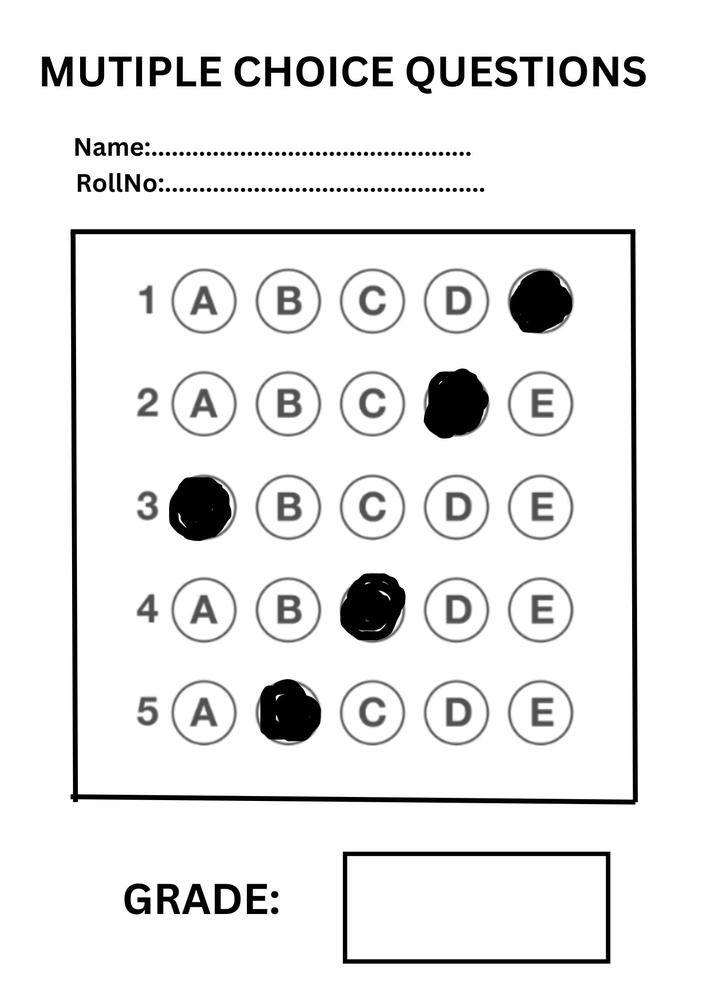
#> input picture OpenCV tuts/assets/3.jpg, 706 x 999 px, shrunk from 1587 x 2245 before the run, found by its file name
$ python omr_checker.py
#> lines starting #> are read from the running program, lines starting #| are printed output that depends on the picture; after the words box and inside, x2 and y2 are one past the last pixel; in counts of white or black regions, pixels touching at a corner belong together
import cv2
import numpy as np
from answer_key import ANSWER_KEY

def process_omr(image_path):
    # Load image
#> called with image_path = 'uploads/3.jpg'
    image = cv2.imread(image_path)
#> image is the input picture: shape (999, 706, 3); min 0, max 255, mean 234.6
    gray = cv2.cvtColor(image, cv2.COLOR_BGR2GRAY)

    # Threshold the image
    _, thresh = cv2.threshold(gray, 150, 255, cv2.THRESH_BINARY_INV)
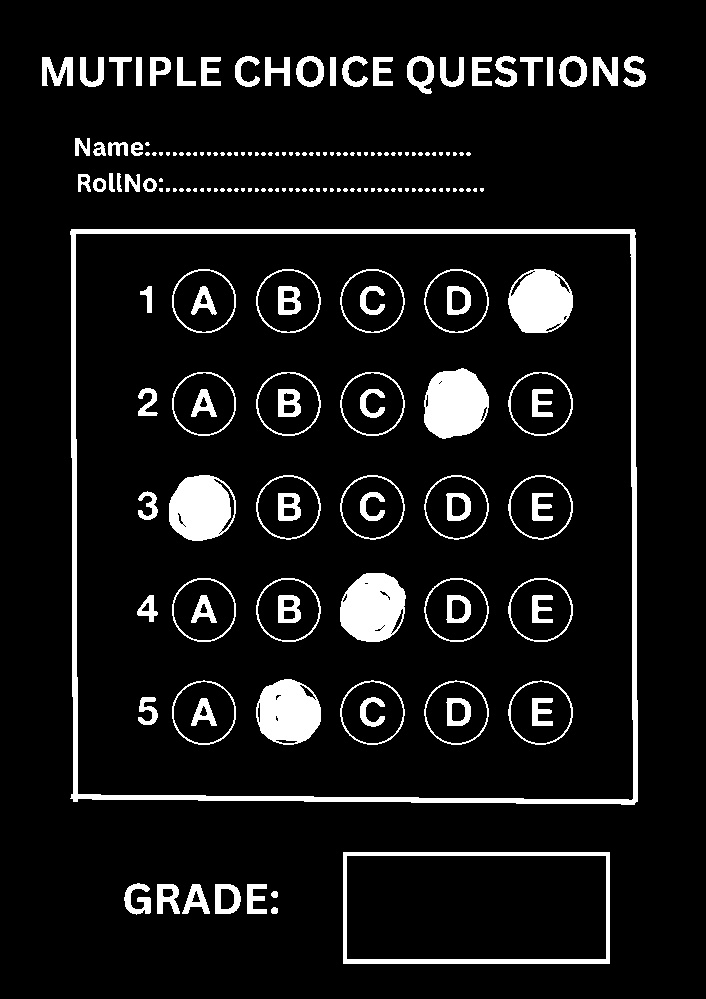
#> thresh: shape (999, 706); 8.6% white; 189 white regions (98 under 20 px)

    # Find contours of the bubbles
    contours, _ = cv2.findContours(thresh, cv2.RETR_EXTERNAL, cv2.CHAIN_APPROX_SIMPLE)
#> contours = 139 contours, 98 with area under 20; largest, box (x1, y1, x2, y2) and area: (70, 229, 638, 805) 322600, (343, 852, 610, 964) 29526, (407, 56, 434, 94) 706, (296, 56, 324, 87) 659, (559, 56, 587, 87) 658
    bubble_contours = [cnt for cnt in contours if cv2.contourArea(cnt) > 50]  # Filter small noise
#> bubble_contours = 38 contours; largest, box (x1, y1, x2, y2) and area: (70, 229, 638, 805) 322600, (343, 852, 610, 964) 29526, (407, 56, 434, 94) 706, (296, 56, 324, 87) 659, (559, 56, 587, 87) 658

    # Sort contours top-to-bottom, left-to-right
    bubble_contours = sorted(bubble_contours, key=lambda c: cv2.boundingRect(c)[1] * 1000 + cv2.boundingRect(c)[0])

    # Divide into rows
    rows = [bubble_contours[i:i+5] for i in range(0, len(bubble_contours), 5)]
#> rows = 8 items
    marked_answers = []

    # Check the darkest bubble in each row
    for row in rows:
        darkness = [cv2.countNonZero(cv2.bitwise_and(thresh, thresh, mask=cv2.drawContours(np.zeros_like(thresh), [cnt], -1, 255, -1))) for cnt in row]
        marked_index = np.argmax(darkness)
        marked_answers.append(marked_index)
#> this loop made 8 passes
#> (darkness, marked_index) on passes 1 to 8: ([352, 446, 356, 498, 378], 3), ([444, 379, 580, 391, 258], 2), ([174, 339, 239, 373, 413], 4), ([174, 372, 369, 372, 259], 1), ([174, 483, 177, 111, 178], 1), ([112, 79, 145, 179, 112], 3), ([111, 44898, 3227, 464, 439], 1), ([402, 461, 380], 1)
#> after the loop, marked_answers = [3, 2, 4, 1, 1, 3, 1, 1]

    # Compare with answer key
    score = sum([1 for i, ans in enumerate(ANSWER_KEY) if ans == marked_answers[i]])
#> score = 0
    total_questions = len(ANSWER_KEY)

    # Return results
    return {"score": score, "total": total_questions, "answers": marked_answers}

# Example test
if __name__ == "__main__":
    results = process_omr("uploads/3.jpg")  # Replace with your image path
#> results = {'score': 0, 'total': 5, 'answers': [3, 2, 4, 1, 1, 3, 1, 1]}
    print("Result:", results)
#| Result: {'score': 0, 'total': 5, 'answers': [3, 2, 4, 1, 1, 3, 1, 1]}

$ run again, with OpenCV tuts/assets/1.jpg copied over OpenCV tuts/assets/3.jpg
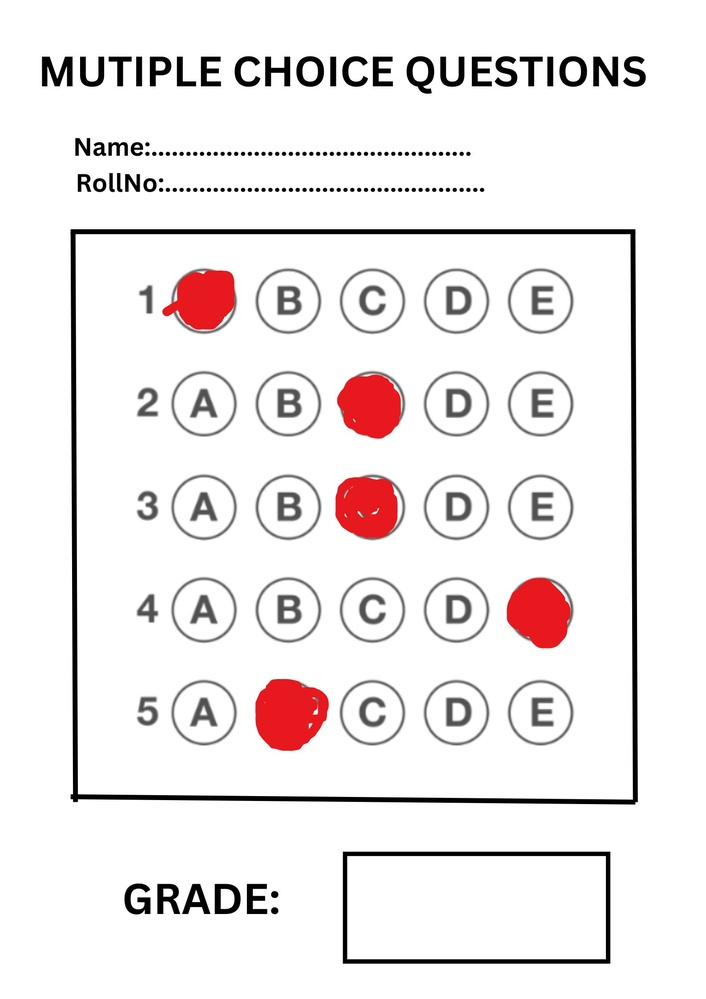
#> input picture OpenCV tuts/assets/1.jpg, 706 x 999 px, shrunk from 1587 x 2245 before the run, found by its file name
#> in process_omr, image is the input picture: shape (999, 706, 3); mean B, G, R 235, 234.9, 239.7
#> in process_omr, `gray = cv2.cvtColor(image, cv2.COLOR_BGR2GRAY)`:
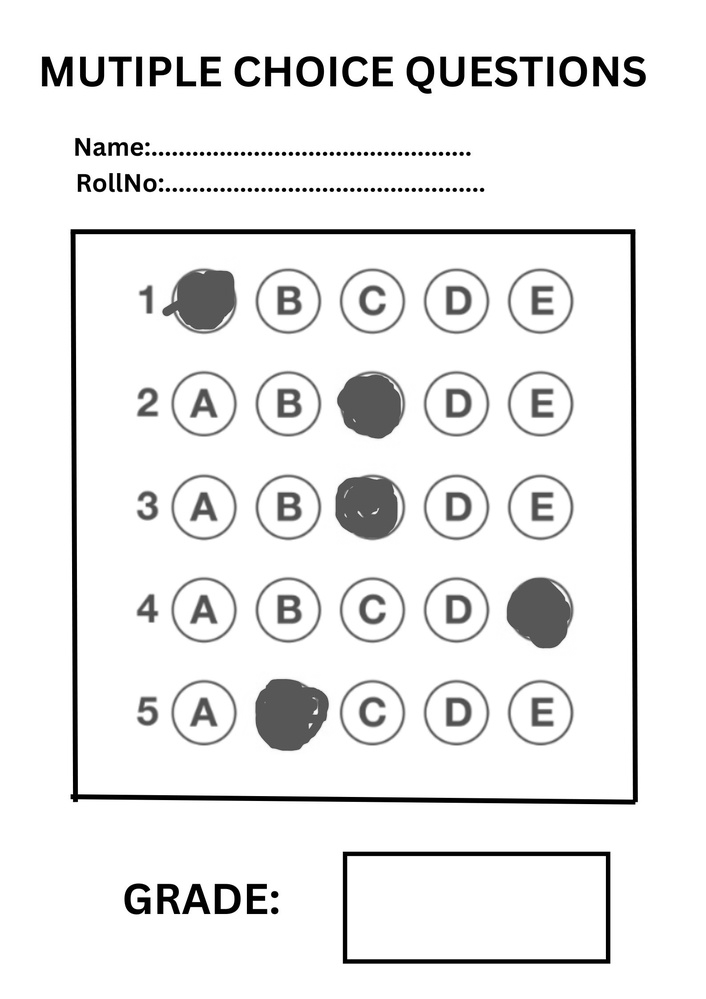
#> gray: shape (999, 706); min 0, max 255, mean 236.3
#> in process_omr, `_, thresh = cv2.threshold(gray, 150, 255, cv2.THRESH_BINARY_INV)`:
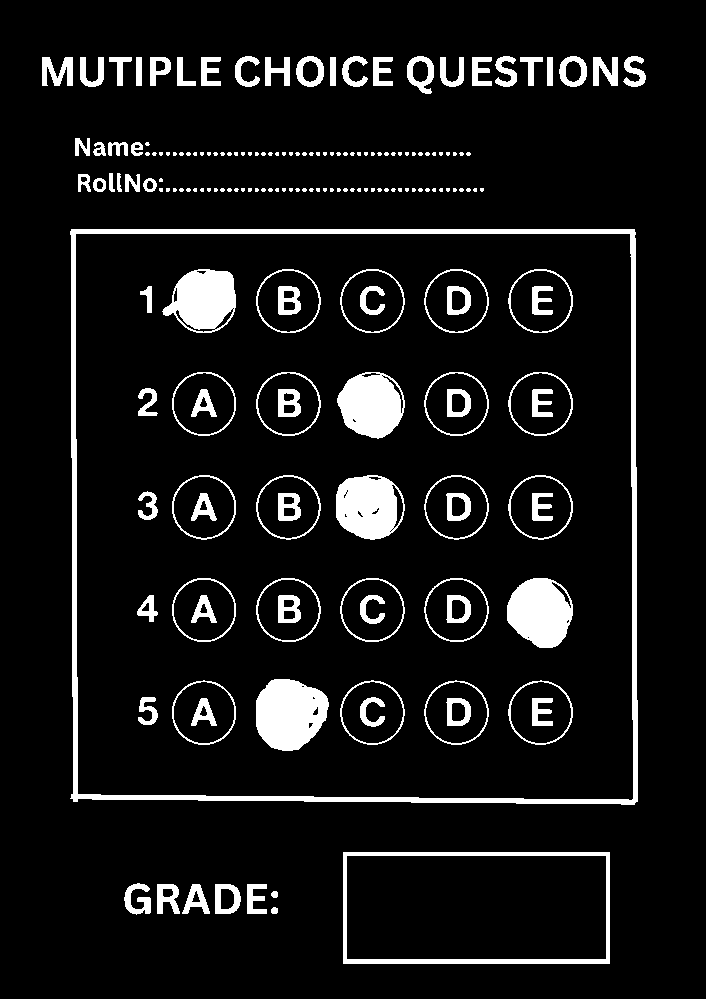
#> thresh: shape (999, 706); 8.7% white; 189 white regions (98 under 20 px)
#> contours = 139 contours, 98 with area under 20; largest, box (x1, y1, x2, y2) and area: (70, 229, 638, 805) 322600, (343, 852, 610, 964) 29526, (407, 56, 434, 94) 706, (296, 56, 324, 87) 659, (559, 56, 587, 87) 658
#> bubble_contours = 38 contours; largest, box (x1, y1, x2, y2) and area: (70, 229, 638, 805) 322600, (343, 852, 610, 964) 29526, (407, 56, 434, 94) 706, (296, 56, 324, 87) 659, (559, 56, 587, 87) 658
#> rows = 8 items
#> the loop in process_omr, `for row in rows:` made 8 passes
#> (darkness, marked_index) on passes 1 to 8: ([352, 446, 356, 498, 378], 3), ([444, 379, 580, 391, 258], 2), ([174, 339, 239, 373, 413], 4), ([174, 372, 369, 372, 259], 1), ([174, 483, 177, 111, 178], 1), ([112, 79, 145, 179, 112], 3), ([111, 45565, 3227, 464, 439], 1), ([402, 461, 380], 1)
#> after the loop in process_omr, `for row in rows:`: marked_answers = [3, 2, 4, 1, 1, 3, 1, 1]
#> score = 0
#> results = {'score': 0, 'total': 5, 'answers': [3, 2, 4, 1, 1, 3, 1, 1]}
#| Result: {'score': 0, 'total': 5, 'answers': [3, 2, 4, 1, 1, 3, 1, 1]}

$ run again, with OpenCV tuts/assets/2.jpg copied over OpenCV tuts/assets/3.jpg
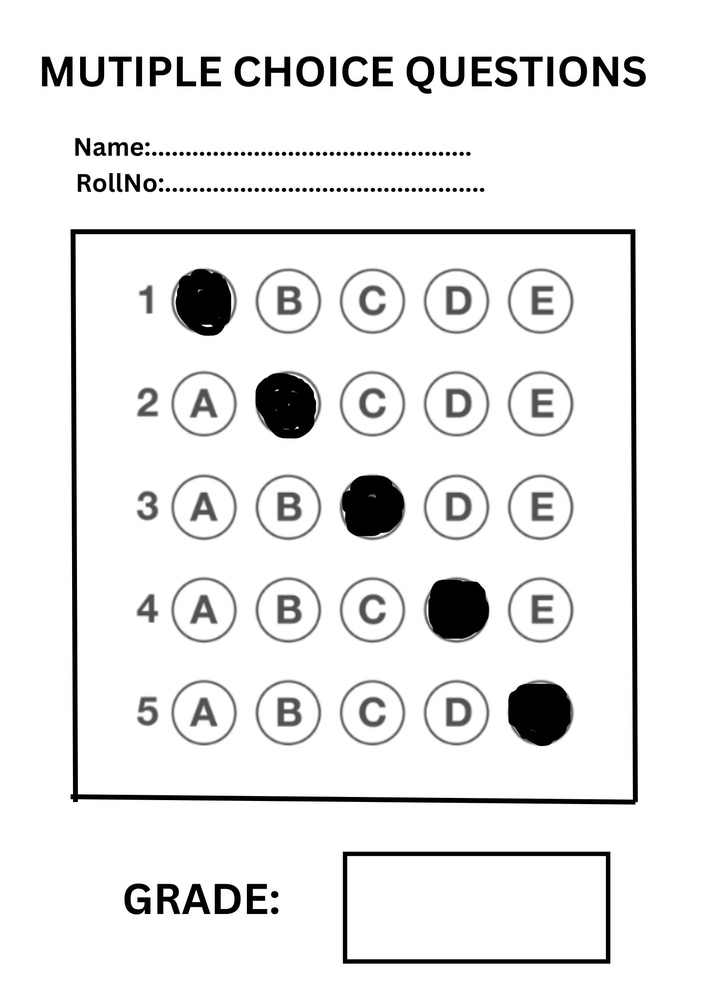
#> input picture OpenCV tuts/assets/2.jpg, 706 x 999 px, shrunk from 1587 x 2245 before the run, found by its file name
#> in process_omr, image is the input picture: shape (999, 706, 3); min 0, max 255, mean 234.8
#> in process_omr, `_, thresh = cv2.threshold(gray, 150, 255, cv2.THRESH_BINARY_INV)`:
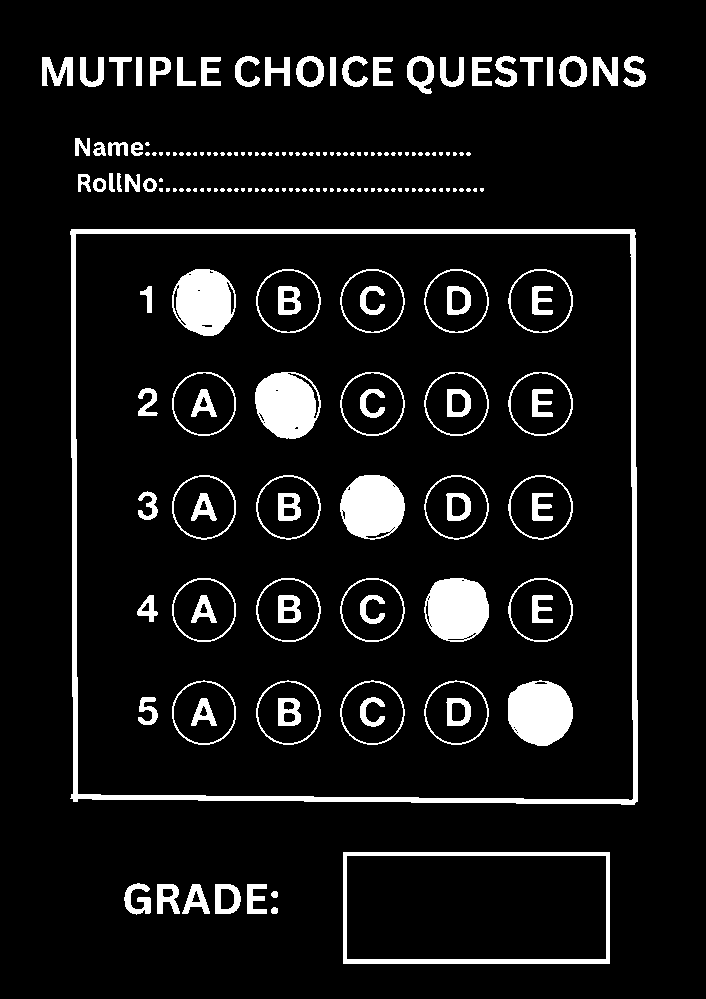
#> thresh: shape (999, 706); 8.6% white; 189 white regions (98 under 20 px)
#> contours = 139 contours, 98 with area under 20; largest, box (x1, y1, x2, y2) and area: (70, 229, 638, 805) 322600, (343, 852, 610, 964) 29526, (407, 56, 434, 94) 706, (296, 56, 324, 87) 659, (559, 56, 587, 87) 658
#> bubble_contours = 38 contours; largest, box (x1, y1, x2, y2) and area: (70, 229, 638, 805) 322600, (343, 852, 610, 964) 29526, (407, 56, 434, 94) 706, (296, 56, 324, 87) 659, (559, 56, 587, 87) 658
#> rows = 8 items
#> the loop in process_omr, `for row in rows:` made 8 passes
#> (darkness, marked_index) on passes 1 to 8: ([352, 446, 356, 498, 378], 3), ([444, 379, 580, 391, 258], 2), ([174, 339, 239, 373, 413], 4), ([174, 372, 369, 372, 259], 1), ([174, 483, 177, 111, 178], 1), ([112, 79, 145, 179, 112], 3), ([111, 44492, 3227, 464, 439], 1), ([402, 461, 380], 1)
#> after the loop in process_omr, `for row in rows:`: marked_answers = [3, 2, 4, 1, 1, 3, 1, 1]
#> score = 0
#> results = {'score': 0, 'total': 5, 'answers': [3, 2, 4, 1, 1, 3, 1, 1]}
#| Result: {'score': 0, 'total': 5, 'answers': [3, 2, 4, 1, 1, 3, 1, 1]}

$ run again, with OpenCV tuts/assets/4.jpg copied over OpenCV tuts/assets/3.jpg
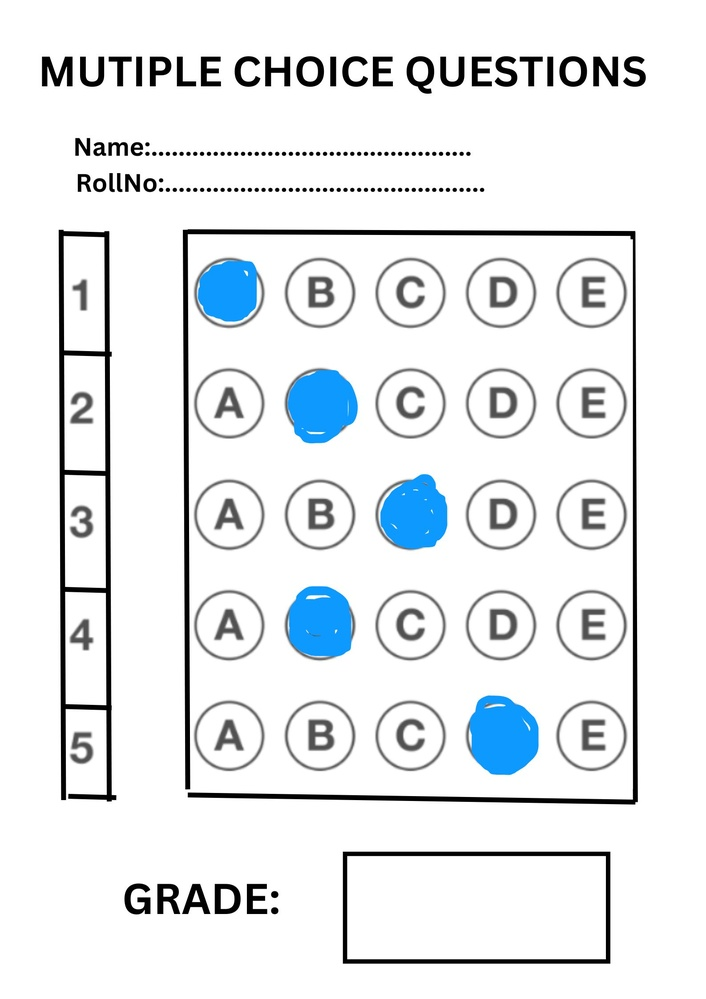
#> input picture OpenCV tuts/assets/4.jpg, 706 x 999 px, shrunk from 1587 x 2245 before the run, found by its file name
#> in process_omr, image is the input picture: shape (999, 706, 3); mean B, G, R 237.6, 235, 231.3
#> in process_omr, `gray = cv2.cvtColor(image, cv2.COLOR_BGR2GRAY)`:
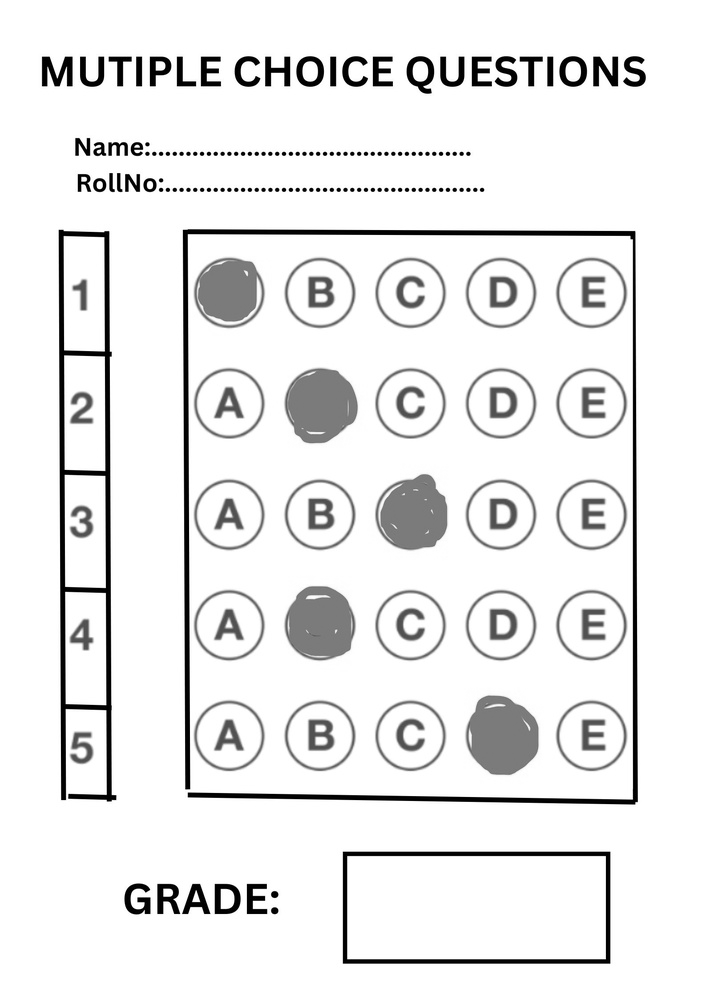
#> gray: shape (999, 706); min 0, max 255, mean 234.2
#> in process_omr, `_, thresh = cv2.threshold(gray, 150, 255, cv2.THRESH_BINARY_INV)`:
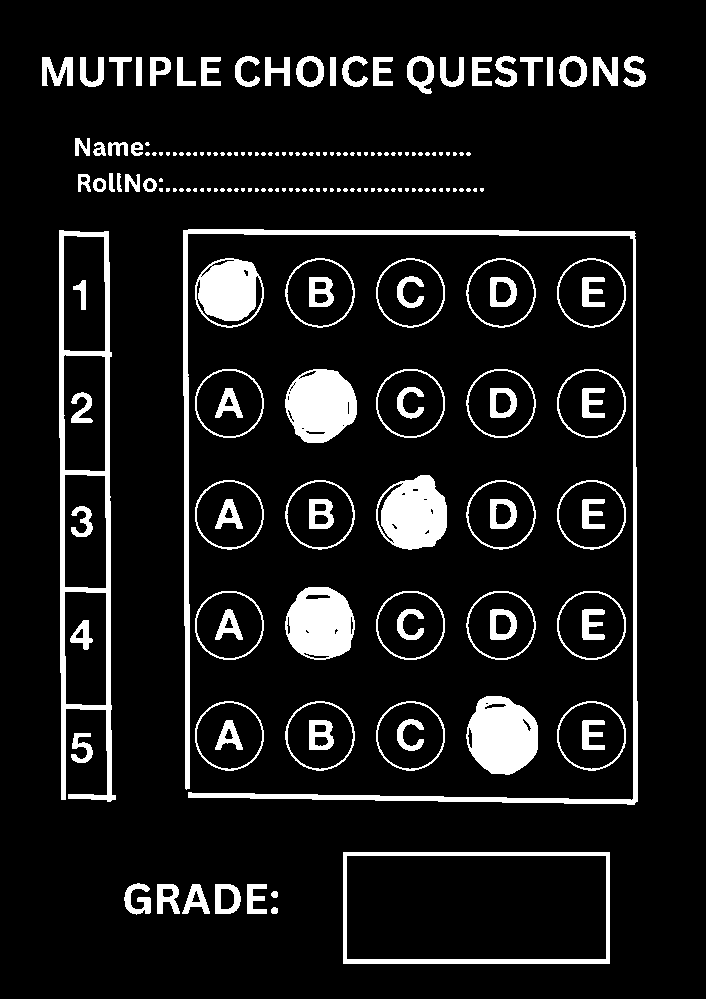
#> thresh: shape (999, 706); 10.1% white; 190 white regions (98 under 20 px)
#> contours = 166 contours, 98 with area under 20; largest, box (x1, y1, x2, y2) and area: (343, 852, 610, 964) 29526, (59, 230, 116, 802) 24678, (183, 229, 638, 805) 7506, (466, 696, 538, 775) 4286, (376, 475, 447, 550) 4026
#> bubble_contours = 65 contours; largest, box (x1, y1, x2, y2) and area: (343, 852, 610, 964) 29526, (59, 230, 116, 802) 24678, (183, 229, 638, 805) 7506, (466, 696, 538, 775) 4286, (376, 475, 447, 550) 4026
#> rows = 13 items
#> the loop in process_omr, `for row in rows:` made 13 passes
#> (darkness, marked_index) on passes 1 to 8: ([352, 446, 356, 498, 378], 3), ([444, 379, 580, 391, 258], 2), ([174, 339, 239, 373, 413], 4), ([174, 372, 369, 372, 259], 1), ([174, 483, 177, 111, 178], 1), ([112, 79, 145, 179, 112], 3), ([111, 9529, 8279, 3296, 966], 1), ([839, 934, 885, 843, 4002], 4)
#> after the loop in process_omr, `for row in rows:`: marked_answers = [3, 2, 4, 1, 1, 3, 1, 4, 3, 3, 3, 4, 0]
#> score = 0
#> results = {'score': 0, 'total': 5, 'answers': [3, 2, 4, 1, 1, 3, 1, 4, 3, 3, 3, 4, 0]}
#| Result: {'score': 0, 'total': 5, 'answers': [3, 2, 4, 1, 1, 3, 1, 4, 3, 3, 3, 4, 0]}
